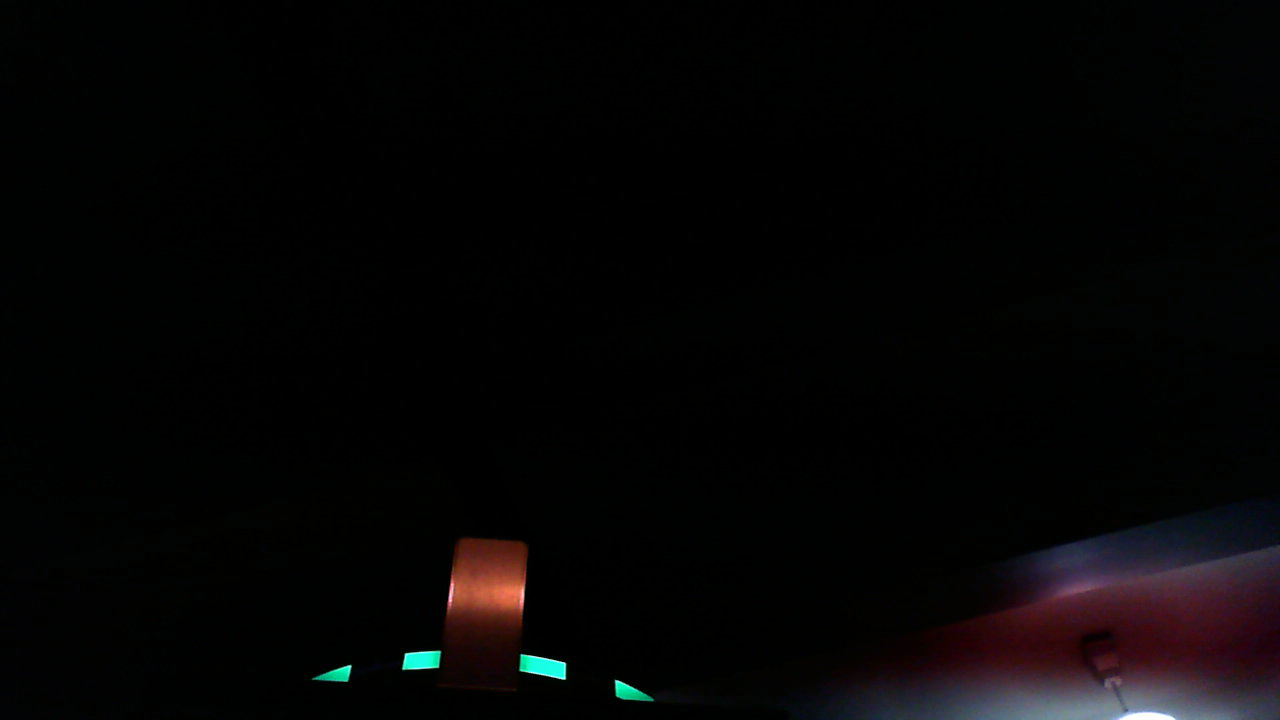
#> input picture images/Chute8ft6in.png, 1280 x 720 px
$ python -i opencv.py   (imports and definitions only)
#> lines starting #> are read from the running program, lines starting #| are printed output that depends on the picture; after the words box and inside, x2 and y2 are one past the last pixel; in counts of white or black regions, pixels touching at a corner belong together
#> further down, picture is the input picture: shape (720, 1280, 3); mean B, G, R 4.7, 4.6, 5.4
import cv2
import numpy
import math
from enum import Enum

class GripPipeline:
    """
    An OpenCV pipeline generated by GRIP.
    """

    def __init__(self):
        """initializes all values to presets or None if need to be set
        """

        self.__hsv_threshold_hue = [61.510791366906474, 92.90322580645163]
        self.__hsv_threshold_saturation = [150.83093525179854, 255.0]
        self.__hsv_threshold_value = [120.67446043165468, 255.0]

        self.hsv_threshold_output = None

        self.__blur_input = self.hsv_threshold_output
        self.__blur_type = BlurType.Gaussian_Blur
        self.__blur_radius = 1.8018018018018

        self.blur_output = None

        self.__find_contours_input = self.blur_output
        self.__find_contours_external_only = False

        self.find_contours_output = None

        self.__convex_hulls_contours = self.find_contours_output

        self.convex_hulls_output = None

        self.__filter_contours_contours = self.convex_hulls_output
        self.__filter_contours_min_area = 100.0
        self.__filter_contours_min_perimeter = 0.0
        self.__filter_contours_min_width = 0
        self.__filter_contours_max_width = 1000
        self.__filter_contours_min_height = 0
        self.__filter_contours_max_height = 1000
        self.__filter_contours_solidity = [92.53597122302158, 100.0]
        self.__filter_contours_max_vertices = 50.0
        self.__filter_contours_min_vertices = 4.0
        self.__filter_contours_min_ratio = 1.0
        self.__filter_contours_max_ratio = 10.0

        self.filter_contours_output = None


    def process(self, source0):
        """
        Runs the pipeline and sets all outputs to new values.
        """
        # Step HSV_Threshold0:
        self.__hsv_threshold_input = source0
        (self.hsv_threshold_output) = self.__hsv_threshold(self.__hsv_threshold_input, self.__hsv_threshold_hue, self.__hsv_threshold_saturation, self.__hsv_threshold_value)

        # Step Blur0:
        # self.__blur_input = self.hsv_threshold_output
        # (self.blur_output) = self.__blur(self.__blur_input, self.__blur_type, self.__blur_radius)

        # Step Find_Contours0:
        self.__find_contours_input = self.hsv_threshold_output
        (self.find_contours_output) = self.__find_contours(self.__find_contours_input, self.__find_contours_external_only)

        # Step Convex_Hulls0:
        self.__convex_hulls_contours = self.find_contours_output
        (self.convex_hulls_output) = self.__convex_hulls(self.__convex_hulls_contours)

        # Step Filter_Contours0:
        self.__filter_contours_contours = self.convex_hulls_output
        (self.filter_contours_output) = self.__filter_contours(self.__filter_contours_contours, self.__filter_contours_min_area, self.__filter_contours_min_perimeter, self.__filter_contours_min_width, self.__filter_contours_max_width, self.__filter_contours_min_height, self.__filter_contours_max_height, self.__filter_contours_solidity, self.__filter_contours_max_vertices, self.__filter_contours_min_vertices, self.__filter_contours_min_ratio, self.__filter_contours_max_ratio)


    @staticmethod
    def __hsv_threshold(input, hue, sat, val):
        """Segment an image based on hue, saturation, and value ranges.
        Args:
            input: A BGR numpy.ndarray.
            hue: A list of two numbers the are the min and max hue.
            sat: A list of two numbers the are the min and max saturation.
            lum: A list of two numbers the are the min and max value.
        Returns:
            A black and white numpy.ndarray.
        """
        out = cv2.cvtColor(input, cv2.COLOR_BGR2HSV)
#> out: shape (720, 1280, 3); mean H, S, V 53.7, 157.5, 7.1
        return cv2.inRange(out, (hue[0], sat[0], val[0]),  (hue[1], sat[1], val[1]))
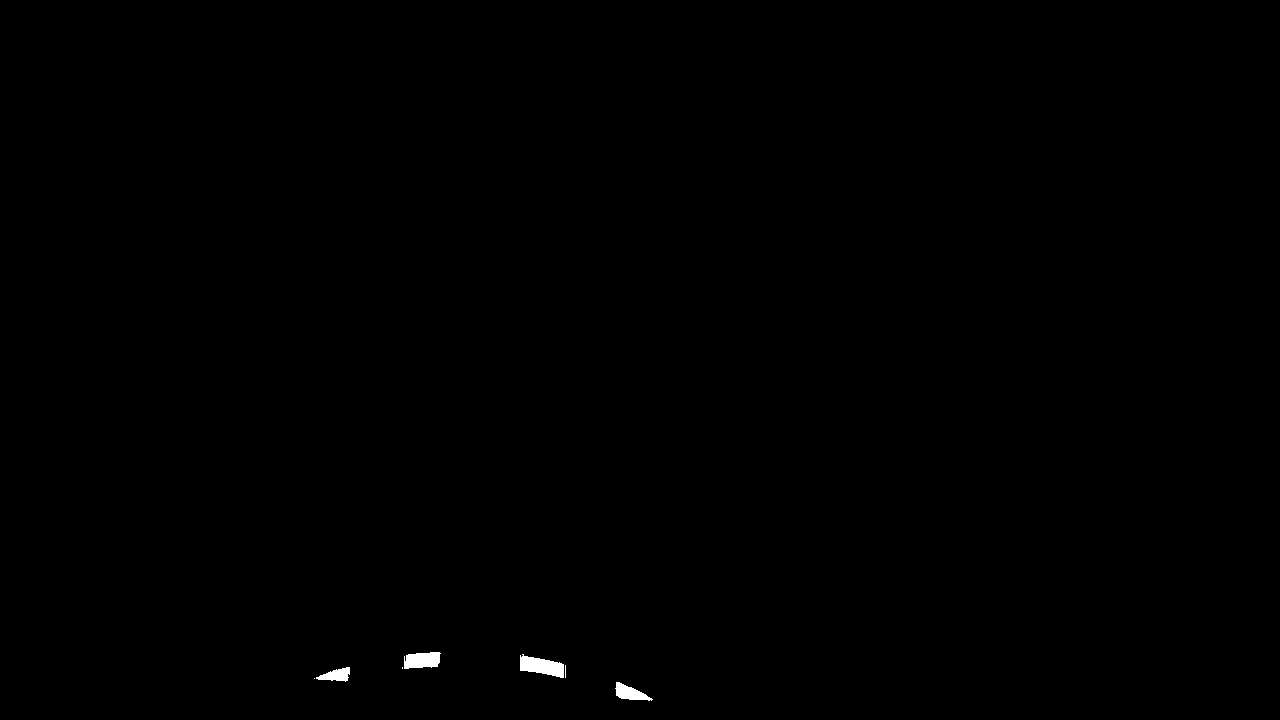
#> returned value: shape (720, 1280); 0.2% white; 7 white regions (3 under 20 px), largest, box (x1, y1, x2, y2) and area: (520, 654, 564, 678) 650, (404, 652, 441, 669) 510, (615, 682, 653, 701) 375, (316, 667, 350, 682) 300

    @staticmethod
    def __blur(src, type, radius):
        """Softens an image using one of several filters.
        Args:
            src: The source mat (numpy.ndarray).
            type: The blurType to perform represented as an int.
            radius: The radius for the blur as a float.
        Returns:
            A numpy.ndarray that has been blurred.
        """
        if(type is BlurType.Box_Blur):
            ksize = int(2 * round(radius) + 1)
            return cv2.blur(src, (ksize, ksize))
        elif(type is BlurType.Gaussian_Blur):
            ksize = int(6 * round(radius) + 1)
            return cv2.GaussianBlur(src, (ksize, ksize), round(radius))
        elif(type is BlurType.Median_Filter):
            ksize = int(2 * round(radius) + 1)
            return cv2.medianBlur(src, ksize)
        else:
            return cv2.bilateralFilter(src, -1, round(radius), round(radius))

    @staticmethod
    def __find_contours(input, external_only):
        """Sets the values of pixels in a binary image to their distance to the nearest black pixel.
        Args:
            input: A numpy.ndarray.
            external_only: A boolean. If true only external contours are found.
        Return:
            A list of numpy.ndarray where each one represents a contour.
        """
        if(external_only):
            mode = cv2.RETR_EXTERNAL
        else:
            mode = cv2.RETR_LIST
        method = cv2.CHAIN_APPROX_SIMPLE
        # print(cv2.findContours(input, mode=mode, method=method))
        contours, hierarchy =cv2.findContours(input, mode=mode, method=method)
        return contours

    @staticmethod
    def __convex_hulls(input_contours):
        """Computes the convex hulls of contours.
        Args:
            input_contours: A list of numpy.ndarray that each represent a contour.
        Returns:
            A list of numpy.ndarray that each represent a contour.
        """
        output = []
        for contour in input_contours:
            output.append(cv2.convexHull(contour))
        return output

    @staticmethod
    def __filter_contours(input_contours, min_area, min_perimeter, min_width, max_width,
                        min_height, max_height, solidity, max_vertex_count, min_vertex_count,
                        min_ratio, max_ratio):
        """Filters out contours that do not meet certain criteria.
        Args:
            input_contours: Contours as a list of numpy.ndarray.
            min_area: The minimum area of a contour that will be kept.
            min_perimeter: The minimum perimeter of a contour that will be kept.
            min_width: Minimum width of a contour.
            max_width: MaxWidth maximum width.
            min_height: Minimum height.
            max_height: Maximimum height.
            solidity: The minimum and maximum solidity of a contour.
            min_vertex_count: Minimum vertex Count of the contours.
            max_vertex_count: Maximum vertex Count.
            min_ratio: Minimum ratio of width to height.
            max_ratio: Maximum ratio of width to height.
        Returns:
            Contours as a list of numpy.ndarray.
        """
#> called with min_area = 100, min_perimeter = 0, min_width = 0, max_width = 1000, min_height = 0, max_height = 1000, max_vertex_count = 50, min_vertex_count = 4
        output = []
        for contour in input_contours:
            x,y,w,h = cv2.boundingRect(contour)
            if (w < min_width or w > max_width):
                continue
            if (h < min_height or h > max_height):
                continue
            area = cv2.contourArea(contour)
            if (area < min_area):
                continue
            if (cv2.arcLength(contour, True) < min_perimeter):
                continue
            hull = cv2.convexHull(contour)
            solid = 100 * area / cv2.contourArea(hull)
            if (solid < solidity[0] or solid > solidity[1]):
                continue
            if (len(contour) < min_vertex_count or len(contour) > max_vertex_count):
                continue
            ratio = (float)(w) / h
            if (ratio < min_ratio or ratio > max_ratio):
                continue
            output.append(contour)
        return output

BlurType = Enum('BlurType', 'Box_Blur Gaussian_Blur Median_Filter Bilateral_Filter')

>>> import cv2
>>> picture = cv2.imread('images/Chute8ft6in.png')
>>> result = GripPipeline().process(picture)
